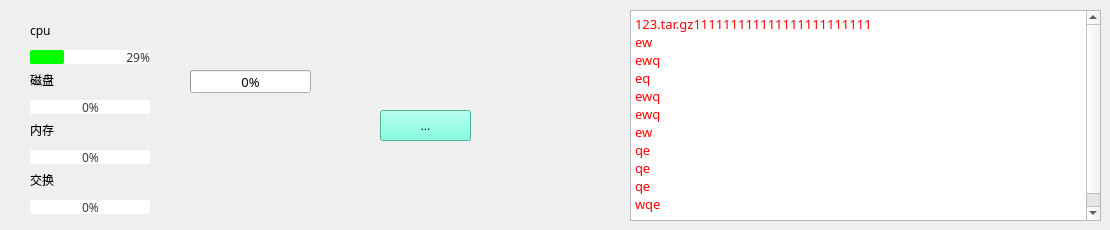
               <widget class="QWidget" name="tab_4">
                <attribute name="title">
                 <string> 打包 </string>
                </attribute>
                <widget class="QProgressBar" name="progressBar_swap_2">
                 <property name="geometry">
                  <rect>
                   <x>30</x>
                   <y>200</y>
                   <width>120</width>
                   <height>14</height>
                  </rect>
                 </property>
                 <property name="minimumSize">
                  <size>
                   <width>120</width>
                   <height>14</height>
                  </size>
                 </property>
                 <property name="maximumSize">
                  <size>
                   <width>120</width>
                   <height>14</height>
                  </size>
                 </property>
                 <property name="font">
                  <font>
                   <family>OPPOSans B</family>
                   <pointsize>9</pointsize>
                  </font>
                 </property>
                 <property name="styleSheet">
                  <string notr="true">QProgressBar {
	border: 0px solid;
	
	border-color: rgb(180, 180, 180);
	border-radius: 2px; 
	background-color: #FFFFFF; 
	text-align:center; 
	color: rgba(0, 0, 0, 200);
}

QProgressBar:chunk{
	border-radius:2px;
	
	background-color: rgb(0, 255, 0);
}</string>
                 </property>
                 <property name="value">
                  <number>0</number>
                 </property>
                 <property name="textDirection">
                  <enum>QProgressBar::TopToBottom</enum>
                 </property>
                 <property name="format">
                  <string>%p%</string>
                 </property>
                </widget>
                <widget class="QProgressBar" name="progressBar_cpu_2">
                 <property name="geometry">
                  <rect>
                   <x>30</x>
                   <y>50</y>
                   <width>120</width>
                   <height>14</height>
                  </rect>
                 </property>
                 <property name="minimumSize">
                  <size>
                   <width>120</width>
                   <height>14</height>
                  </size>
                 </property>
                 <property name="maximumSize">
                  <size>
                   <width>120</width>
                   <height>14</height>
                  </size>
                 </property>
                 <property name="font">
                  <font>
                   <family>OPPOSans B</family>
                   <pointsize>9</pointsize>
                   <stylestrategy>PreferAntialias</stylestrategy>
                  </font>
                 </property>
                 <property name="styleSheet">
                  <string notr="true">QProgressBar {
	border: 0px solid;
	
	border-color: rgb(180, 180, 180);
	border-radius: 2px; 
	background-color: #FFFFFF; 
	text-align:right; 
	color: rgba(0, 0, 0, 200);
}

QProgressBar:chunk{
	border-radius:2px;
	
	background-color: rgb(0, 255, 0);
}</string>
                 </property>
                 <property name="value">
                  <number>29</number>
                 </property>
                 <property name="alignment">
                  <set>Qt::AlignRight|Qt::AlignTrailing|Qt::AlignVCenter</set>
                 </property>
                 <property name="orientation">
                  <enum>Qt::Horizontal</enum>
                 </property>
                 <property name="textDirection">
                  <enum>QProgressBar::TopToBottom</enum>
                 </property>
                 <property name="format">
                  <string>%p%</string>
                 </property>
                </widget>
                <widget class="QLabel" name="label_swap_2">
                 <property name="geometry">
                  <rect>
                   <x>30</x>
                   <y>170</y>
                   <width>30</width>
                   <height>20</height>
                  </rect>
                 </property>
                 <property name="font">
                  <font>
                   <family>OPPOSans B</family>
                   <pointsize>9</pointsize>
                   <stylestrategy>PreferAntialias</stylestrategy>
                  </font>
                 </property>
                 <property name="text">
                  <string>交换</string>
                 </property>
                </widget>
                <widget class="QLabel" name="label_cpu_2">
                 <property name="geometry">
                  <rect>
                   <x>30</x>
                   <y>20</y>
                   <width>30</width>
                   <height>20</height>
                  </rect>
                 </property>
                 <property name="font">
                  <font>
                   <family>OPPOSans B</family>
                   <pointsize>9</pointsize>
                   <stylestrategy>PreferAntialias</stylestrategy>
                  </font>
                 </property>
                 <property name="text">
                  <string>cpu</string>
                 </property>
                </widget>
                <widget class="QProgressBar" name="progressBar_mem_2">
                 <property name="geometry">
                  <rect>
                   <x>30</x>
                   <y>150</y>
                   <width>120</width>
                   <height>14</height>
                  </rect>
                 </property>
                 <property name="minimumSize">
                  <size>
                   <width>120</width>
                   <height>14</height>
                  </size>
                 </property>
                 <property name="maximumSize">
                  <size>
                   <width>120</width>
                   <height>14</height>
                  </size>
                 </property>
                 <property name="font">
                  <font>
                   <family>OPPOSans B</family>
                   <pointsize>9</pointsize>
                  </font>
                 </property>
                 <property name="styleSheet">
                  <string notr="true">QProgressBar {
	border: 0px solid;
	
	border-color: rgb(180, 180, 180);
	border-radius: 2px; 
	background-color: #FFFFFF; 
	text-align:center; 
	color: rgba(0, 0, 0, 200);
}

QProgressBar:chunk{
	border-radius:2px;
	
	background-color: rgb(0, 255, 0);
}</string>
                 </property>
                 <property name="value">
                  <number>0</number>
                 </property>
                 <property name="format">
                  <string>%p%</string>
                 </property>
                </widget>
                <widget class="QLabel" name="label_disk_2">
                 <property name="geometry">
                  <rect>
                   <x>30</x>
                   <y>70</y>
                   <width>30</width>
                   <height>20</height>
                  </rect>
                 </property>
                 <property name="font">
                  <font>
                   <family>OPPOSans B</family>
                   <pointsize>9</pointsize>
                   <stylestrategy>PreferAntialias</stylestrategy>
                  </font>
                 </property>
                 <property name="text">
                  <string>磁盘</string>
                 </property>
                </widget>
                <widget class="QLabel" name="label_mem_2">
                 <property name="geometry">
                  <rect>
                   <x>30</x>
                   <y>120</y>
                   <width>30</width>
                   <height>20</height>
                  </rect>
                 </property>
                 <property name="font">
                  <font>
                   <family>OPPOSans B</family>
                   <pointsize>9</pointsize>
                   <stylestrategy>PreferAntialias</stylestrategy>
                  </font>
                 </property>
                 <property name="text">
                  <string>内存</string>
                 </property>
                </widget>
                <widget class="QProgressBar" name="progressBar_disk_2">
                 <property name="geometry">
                  <rect>
                   <x>30</x>
                   <y>100</y>
                   <width>120</width>
                   <height>14</height>
                  </rect>
                 </property>
                 <property name="minimumSize">
                  <size>
                   <width>120</width>
                   <height>14</height>
                  </size>
                 </property>
                 <property name="maximumSize">
                  <size>
                   <width>120</width>
                   <height>14</height>
                  </size>
                 </property>
                 <property name="font">
                  <font>
                   <family>OPPOSans B</family>
                   <pointsize>9</pointsize>
                  </font>
                 </property>
                 <property name="styleSheet">
                  <string notr="true">QProgressBar {
	border: 0px solid;
	
	border-color: rgb(180, 180, 180);
	border-radius: 2px; 
	background-color: #FFFFFF; 
	text-align:center; 
	color: rgba(0, 0, 0, 200);
}

QProgressBar:chunk{
	border-radius:2px;
	
	background-color: rgb(0, 255, 0);
}</string>
                 </property>
                 <property name="value">
                  <number>0</number>
                 </property>
                 <property name="format">
                  <string>%p%</string>
                 </property>
                </widget>
                <widget class="QProgressBar" name="progressBar">
                 <property name="geometry">
                  <rect>
                   <x>190</x>
                   <y>70</y>
                   <width>121</width>
                   <height>23</height>
                  </rect>
                 </property>
                 <property name="font">
                  <font>
                   <family>OPPOSans B</family>
                   <pointsize>10</pointsize>
                   <stylestrategy>PreferAntialias</stylestrategy>
                  </font>
                 </property>
                 <property name="maximum">
                  <number>100</number>
                 </property>
                 <property name="value">
                  <number>0</number>
                 </property>
                 <property name="alignment">
                  <set>Qt::AlignLeading|Qt::AlignLeft|Qt::AlignVCenter</set>
                 </property>
                 <property name="invertedAppearance">
                  <bool>false</bool>
                 </property>
                </widget>
                <widget class="QTextEdit" name="textEdit_4">
                 <property name="geometry">
                  <rect>
                   <x>630</x>
                   <y>10</y>
                   <width>471</width>
                   <height>211</height>
                  </rect>
                 </property>
                 <property name="font">
                  <font>
                   <family>OPPOSans B</family>
                   <pointsize>10</pointsize>
                   <stylestrategy>PreferAntialias</stylestrategy>
                  </font>
                 </property>
                 <property name="html">
                  <string>&lt;!DOCTYPE HTML PUBLIC &quot;-//W3C//DTD HTML 4.0//EN&quot; &quot;http://www.w3.org/TR/REC-html40/strict.dtd&quot;&gt;
&lt;html&gt;&lt;head&gt;&lt;meta name=&quot;qrichtext&quot; content=&quot;1&quot; /&gt;&lt;style type=&quot;text/css&quot;&gt;
p, li { white-space: pre-wrap; }
&lt;/style&gt;&lt;/head&gt;&lt;body style=&quot; font-family:'OPPOSans B'; font-size:10pt; font-weight:400; font-style:normal;&quot;&gt;
&lt;p style=&quot; margin-top:0px; margin-bottom:0px; margin-left:0px; margin-right:0px; -qt-block-indent:0; text-indent:0px;&quot;&gt;&lt;span style=&quot; color:#ff0000;&quot;&gt;123.tar.gz111111111111111111111111&lt;/span&gt;&lt;/p&gt;
&lt;p style=&quot; margin-top:0px; margin-bottom:0px; margin-left:0px; margin-right:0px; -qt-block-indent:0; text-indent:0px;&quot;&gt;&lt;span style=&quot; color:#ff0000;&quot;&gt;ew&lt;/span&gt;&lt;/p&gt;
&lt;p style=&quot; margin-top:0px; margin-bottom:0px; margin-left:0px; margin-right:0px; -qt-block-indent:0; text-indent:0px;&quot;&gt;&lt;span style=&quot; color:#ff0000;&quot;&gt;ewq&lt;/span&gt;&lt;/p&gt;
&lt;p style=&quot; margin-top:0px; margin-bottom:0px; margin-left:0px; margin-right:0px; -qt-block-indent:0; text-indent:0px;&quot;&gt;&lt;span style=&quot; color:#ff0000;&quot;&gt;eq&lt;/span&gt;&lt;/p&gt;
&lt;p style=&quot; margin-top:0px; margin-bottom:0px; margin-left:0px; margin-right:0px; -qt-block-indent:0; text-indent:0px;&quot;&gt;&lt;span style=&quot; color:#ff0000;&quot;&gt;ewq&lt;/span&gt;&lt;/p&gt;
&lt;p style=&quot; margin-top:0px; margin-bottom:0px; margin-left:0px; margin-right:0px; -qt-block-indent:0; text-indent:0px;&quot;&gt;&lt;span style=&quot; color:#ff0000;&quot;&gt;ewq&lt;/span&gt;&lt;/p&gt;
&lt;p style=&quot; margin-top:0px; margin-bottom:0px; margin-left:0px; margin-right:0px; -qt-block-indent:0; text-indent:0px;&quot;&gt;&lt;span style=&quot; color:#ff0000;&quot;&gt;ew&lt;/span&gt;&lt;/p&gt;
&lt;p style=&quot; margin-top:0px; margin-bottom:0px; margin-left:0px; margin-right:0px; -qt-block-indent:0; text-indent:0px;&quot;&gt;&lt;span style=&quot; color:#ff0000;&quot;&gt;qe&lt;/span&gt;&lt;/p&gt;
&lt;p style=&quot; margin-top:0px; margin-bottom:0px; margin-left:0px; margin-right:0px; -qt-block-indent:0; text-indent:0px;&quot;&gt;&lt;span style=&quot; color:#ff0000;&quot;&gt;qe&lt;/span&gt;&lt;/p&gt;
&lt;p style=&quot; margin-top:0px; margin-bottom:0px; margin-left:0px; margin-right:0px; -qt-block-indent:0; text-indent:0px;&quot;&gt;&lt;span style=&quot; color:#ff0000;&quot;&gt;qe&lt;/span&gt;&lt;/p&gt;
&lt;p style=&quot; margin-top:0px; margin-bottom:0px; margin-left:0px; margin-right:0px; -qt-block-indent:0; text-indent:0px;&quot;&gt;&lt;span style=&quot; color:#ff0000;&quot;&gt;wqe&lt;/span&gt;&lt;/p&gt;
&lt;p style=&quot; margin-top:0px; margin-bottom:0px; margin-left:0px; margin-right:0px; -qt-block-indent:0; text-indent:0px;&quot;&gt;&lt;span style=&quot; color:#ff0000;&quot;&gt;q&lt;/span&gt;&lt;/p&gt;&lt;/body&gt;&lt;/html&gt;</string>
                 </property>
                </widget>
                <widget class="QToolButton" name="toolButton_2">
                 <property name="geometry">
                  <rect>
                   <x>380</x>
                   <y>110</y>
                   <width>91</width>
                   <height>31</height>
                  </rect>
                 </property>
                 <property name="styleSheet">
                  <string notr="true">background-color: rgb(96, 255, 216);</string>
                 </property>
                 <property name="text">
                  <string>...</string>
                 </property>
                </widget>
               </widget>
